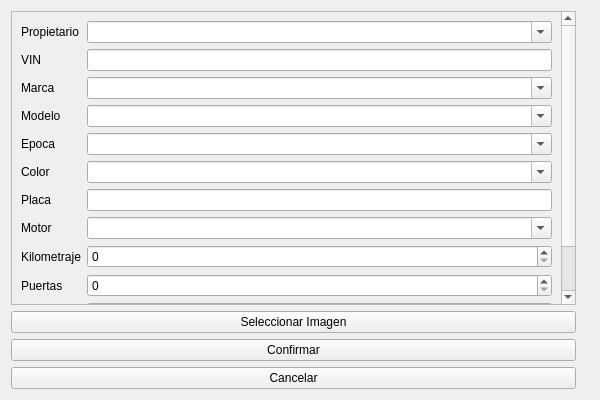
<?xml version="1.0" encoding="UTF-8"?>
<ui version="4.0">
 <class>NewRegistrationWidget</class>
 <widget class="QWidget" name="NewRegistrationWidget">
  <property name="geometry">
   <rect>
    <x>0</x>
    <y>0</y>
    <width>600</width>
    <height>400</height>
   </rect>
  </property>
  <property name="minimumSize">
   <size>
    <width>600</width>
    <height>400</height>
   </size>
  </property>
  <property name="windowTitle">
   <string>Form</string>
  </property>
  <layout class="QHBoxLayout" name="horizontalLayout">
   <item>
    <layout class="QVBoxLayout" name="verticalLayoutCaracteristicas">
     <item>
      <widget class="QScrollArea" name="scrollAreaCaracteristicas">
       <property name="sizePolicy">
        <sizepolicy hsizetype="MinimumExpanding" vsizetype="Ignored">
         <horstretch>0</horstretch>
         <verstretch>0</verstretch>
        </sizepolicy>
       </property>
       <property name="widgetResizable">
        <bool>true</bool>
       </property>
       <widget class="QWidget" name="scrollAreaWidgetContents">
        <property name="geometry">
         <rect>
          <x>0</x>
          <y>0</y>
          <width>300</width>
          <height>398</height>
         </rect>
        </property>
        <property name="sizePolicy">
         <sizepolicy hsizetype="Preferred" vsizetype="Preferred">
          <horstretch>0</horstretch>
          <verstretch>0</verstretch>
         </sizepolicy>
        </property>
        <layout class="QFormLayout" name="formLayout_3">
         <item row="0" column="0">
          <widget class="QLabel" name="labelPropietario">
           <property name="sizePolicy">
            <sizepolicy hsizetype="Fixed" vsizetype="Preferred">
             <horstretch>0</horstretch>
             <verstretch>0</verstretch>
            </sizepolicy>
           </property>
           <property name="text">
            <string>Propietario</string>
           </property>
          </widget>
         </item>
         <item row="0" column="1">
          <widget class="QComboBox" name="comboBoxPropietario">
           <property name="sizePolicy">
            <sizepolicy hsizetype="MinimumExpanding" vsizetype="Fixed">
             <horstretch>0</horstretch>
             <verstretch>0</verstretch>
            </sizepolicy>
           </property>
           <property name="editable">
            <bool>true</bool>
           </property>
           <property name="maxVisibleItems">
            <number>5</number>
           </property>
          </widget>
         </item>
         <item row="1" column="0">
          <widget class="QLabel" name="labelVin">
           <property name="sizePolicy">
            <sizepolicy hsizetype="Fixed" vsizetype="Preferred">
             <horstretch>0</horstretch>
             <verstretch>0</verstretch>
            </sizepolicy>
           </property>
           <property name="text">
            <string>VIN</string>
           </property>
          </widget>
         </item>
         <item row="2" column="0">
          <widget class="QLabel" name="labelMarca">
           <property name="sizePolicy">
            <sizepolicy hsizetype="Fixed" vsizetype="Preferred">
             <horstretch>0</horstretch>
             <verstretch>0</verstretch>
            </sizepolicy>
           </property>
           <property name="text">
            <string>Marca</string>
           </property>
          </widget>
         </item>
         <item row="2" column="1">
          <widget class="QComboBox" name="comboBoxMarca">
           <property name="sizePolicy">
            <sizepolicy hsizetype="MinimumExpanding" vsizetype="Fixed">
             <horstretch>0</horstretch>
             <verstretch>0</verstretch>
            </sizepolicy>
           </property>
           <property name="editable">
            <bool>true</bool>
           </property>
           <property name="maxVisibleItems">
            <number>5</number>
           </property>
          </widget>
         </item>
         <item row="3" column="0">
          <widget class="QLabel" name="labelModelo">
           <property name="sizePolicy">
            <sizepolicy hsizetype="Fixed" vsizetype="Preferred">
             <horstretch>0</horstretch>
             <verstretch>0</verstretch>
            </sizepolicy>
           </property>
           <property name="text">
            <string>Modelo</string>
           </property>
          </widget>
         </item>
         <item row="3" column="1">
          <widget class="QComboBox" name="comboBoxModelo">
           <property name="sizePolicy">
            <sizepolicy hsizetype="MinimumExpanding" vsizetype="Fixed">
             <horstretch>0</horstretch>
             <verstretch>0</verstretch>
            </sizepolicy>
           </property>
           <property name="editable">
            <bool>true</bool>
           </property>
           <property name="maxVisibleItems">
            <number>5</number>
           </property>
          </widget>
         </item>
         <item row="4" column="0">
          <widget class="QLabel" name="labelEpoca">
           <property name="sizePolicy">
            <sizepolicy hsizetype="Fixed" vsizetype="Preferred">
             <horstretch>0</horstretch>
             <verstretch>0</verstretch>
            </sizepolicy>
           </property>
           <property name="text">
            <string>Epoca</string>
           </property>
          </widget>
         </item>
         <item row="4" column="1">
          <widget class="QComboBox" name="comboBoxEpoca">
           <property name="sizePolicy">
            <sizepolicy hsizetype="MinimumExpanding" vsizetype="Fixed">
             <horstretch>0</horstretch>
             <verstretch>0</verstretch>
            </sizepolicy>
           </property>
           <property name="editable">
            <bool>true</bool>
           </property>
           <property name="maxVisibleItems">
            <number>5</number>
           </property>
          </widget>
         </item>
         <item row="5" column="0">
          <widget class="QLabel" name="labelColor">
           <property name="sizePolicy">
            <sizepolicy hsizetype="Fixed" vsizetype="Preferred">
             <horstretch>0</horstretch>
             <verstretch>0</verstretch>
            </sizepolicy>
           </property>
           <property name="text">
            <string>Color</string>
           </property>
          </widget>
         </item>
         <item row="5" column="1">
          <widget class="QComboBox" name="comboBoxColor">
           <property name="sizePolicy">
            <sizepolicy hsizetype="MinimumExpanding" vsizetype="Fixed">
             <horstretch>0</horstretch>
             <verstretch>0</verstretch>
            </sizepolicy>
           </property>
           <property name="editable">
            <bool>true</bool>
           </property>
           <property name="maxVisibleItems">
            <number>5</number>
           </property>
          </widget>
         </item>
         <item row="6" column="0">
          <widget class="QLabel" name="labelMatricula">
           <property name="sizePolicy">
            <sizepolicy hsizetype="Fixed" vsizetype="Preferred">
             <horstretch>0</horstretch>
             <verstretch>0</verstretch>
            </sizepolicy>
           </property>
           <property name="text">
            <string>Placa</string>
           </property>
          </widget>
         </item>
         <item row="7" column="0">
          <widget class="QLabel" name="labelMotor">
           <property name="sizePolicy">
            <sizepolicy hsizetype="Fixed" vsizetype="Preferred">
             <horstretch>0</horstretch>
             <verstretch>0</verstretch>
            </sizepolicy>
           </property>
           <property name="text">
            <string>Motor</string>
           </property>
          </widget>
         </item>
         <item row="7" column="1">
          <widget class="QComboBox" name="comboBoxMotor">
           <property name="sizePolicy">
            <sizepolicy hsizetype="MinimumExpanding" vsizetype="Fixed">
             <horstretch>0</horstretch>
             <verstretch>0</verstretch>
            </sizepolicy>
           </property>
           <property name="editable">
            <bool>true</bool>
           </property>
           <property name="maxVisibleItems">
            <number>5</number>
           </property>
          </widget>
         </item>
         <item row="8" column="0">
          <widget class="QLabel" name="labelKilometraje">
           <property name="sizePolicy">
            <sizepolicy hsizetype="Fixed" vsizetype="Preferred">
             <horstretch>0</horstretch>
             <verstretch>0</verstretch>
            </sizepolicy>
           </property>
           <property name="text">
            <string>Kilometraje</string>
           </property>
          </widget>
         </item>
         <item row="9" column="0">
          <widget class="QLabel" name="labelPuertas">
           <property name="sizePolicy">
            <sizepolicy hsizetype="Fixed" vsizetype="Preferred">
             <horstretch>0</horstretch>
             <verstretch>0</verstretch>
            </sizepolicy>
           </property>
           <property name="text">
            <string>Puertas</string>
           </property>
          </widget>
         </item>
         <item row="10" column="0">
          <widget class="QLabel" name="labelCarroceria">
           <property name="sizePolicy">
            <sizepolicy hsizetype="Fixed" vsizetype="Preferred">
             <horstretch>0</horstretch>
             <verstretch>0</verstretch>
            </sizepolicy>
           </property>
           <property name="text">
            <string>Carroceria</string>
           </property>
          </widget>
         </item>
         <item row="10" column="1">
          <widget class="QComboBox" name="comboBoxCarroceria">
           <property name="sizePolicy">
            <sizepolicy hsizetype="Expanding" vsizetype="Fixed">
             <horstretch>0</horstretch>
             <verstretch>0</verstretch>
            </sizepolicy>
           </property>
           <property name="editable">
            <bool>true</bool>
           </property>
           <property name="maxVisibleItems">
            <number>5</number>
           </property>
          </widget>
         </item>
         <item row="11" column="0">
          <widget class="QLabel" name="labelDetalles">
           <property name="sizePolicy">
            <sizepolicy hsizetype="Fixed" vsizetype="Preferred">
             <horstretch>0</horstretch>
             <verstretch>0</verstretch>
            </sizepolicy>
           </property>
           <property name="text">
            <string>Detalles</string>
           </property>
          </widget>
         </item>
         <item row="11" column="1">
          <widget class="QLineEdit" name="lineEditDetalles"/>
         </item>
         <item row="8" column="1">
          <widget class="QSpinBox" name="spinBoxKilometraje">
           <property name="sizePolicy">
            <sizepolicy hsizetype="MinimumExpanding" vsizetype="Fixed">
             <horstretch>0</horstretch>
             <verstretch>0</verstretch>
            </sizepolicy>
           </property>
           <property name="maximum">
            <number>1000000</number>
           </property>
          </widget>
         </item>
         <item row="9" column="1">
          <widget class="QSpinBox" name="spinBoxPuertas">
           <property name="maximum">
            <number>10</number>
           </property>
           <property name="stepType">
            <enum>QAbstractSpinBox::StepType::DefaultStepType</enum>
           </property>
          </widget>
         </item>
         <item row="1" column="1">
          <widget class="QLineEdit" name="lineEditVin">
           <property name="sizePolicy">
            <sizepolicy hsizetype="MinimumExpanding" vsizetype="Fixed">
             <horstretch>0</horstretch>
             <verstretch>0</verstretch>
            </sizepolicy>
           </property>
           <property name="clearButtonEnabled">
            <bool>true</bool>
           </property>
          </widget>
         </item>
         <item row="6" column="1">
          <widget class="QLineEdit" name="lineEditMatricula">
           <property name="sizePolicy">
            <sizepolicy hsizetype="MinimumExpanding" vsizetype="Fixed">
             <horstretch>0</horstretch>
             <verstretch>0</verstretch>
            </sizepolicy>
           </property>
           <property name="clearButtonEnabled">
            <bool>true</bool>
           </property>
          </widget>
         </item>
        </layout>
       </widget>
      </widget>
     </item>
     <item>
      <widget class="QPushButton" name="pushButtonSeleccionarImagen">
       <property name="sizePolicy">
        <sizepolicy hsizetype="Expanding" vsizetype="Fixed">
         <horstretch>0</horstretch>
         <verstretch>0</verstretch>
        </sizepolicy>
       </property>
       <property name="text">
        <string>Seleccionar Imagen</string>
       </property>
      </widget>
     </item>
     <item>
      <widget class="QPushButton" name="pushButtonConfirmar">
       <property name="enabled">
        <bool>true</bool>
       </property>
       <property name="sizePolicy">
        <sizepolicy hsizetype="Expanding" vsizetype="Fixed">
         <horstretch>0</horstretch>
         <verstretch>0</verstretch>
        </sizepolicy>
       </property>
       <property name="text">
        <string>Confirmar</string>
       </property>
      </widget>
     </item>
     <item>
      <widget class="QPushButton" name="pushButtonCancelar">
       <property name="sizePolicy">
        <sizepolicy hsizetype="Expanding" vsizetype="Fixed">
         <horstretch>0</horstretch>
         <verstretch>0</verstretch>
        </sizepolicy>
       </property>
       <property name="text">
        <string>Cancelar</string>
       </property>
      </widget>
     </item>
    </layout>
   </item>
   <item>
    <layout class="QVBoxLayout" name="verticalLayoutImagen">
     <item alignment="Qt::AlignmentFlag::AlignHCenter|Qt::AlignmentFlag::AlignVCenter">
      <widget class="QLabel" name="labelImagen">
       <property name="sizePolicy">
        <sizepolicy hsizetype="MinimumExpanding" vsizetype="Expanding">
         <horstretch>0</horstretch>
         <verstretch>0</verstretch>
        </sizepolicy>
       </property>
       <property name="text">
        <string/>
       </property>
       <property name="pixmap">
        <pixmap resource="../resources/resources.qrc">:/icons/grillo.jpg</pixmap>
       </property>
       <property name="scaledContents">
        <bool>true</bool>
       </property>
      </widget>
     </item>
    </layout>
   </item>
  </layout>
 </widget>
 <resources>
  <include location="../resources/resources.qrc"/>
 </resources>
 <connections/>
</ui>
